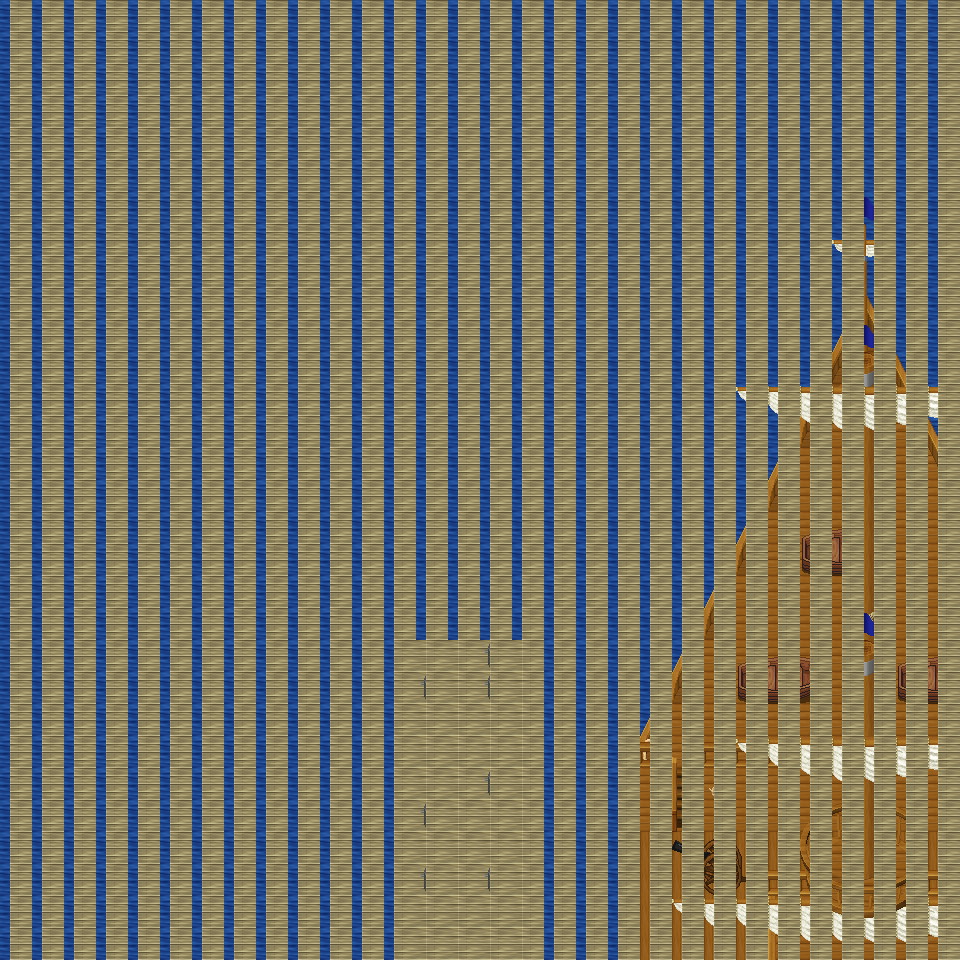

Below is a game level as drawn by its tile map, then a one-line description and the .tmx that defines it (tile-layer data replaced by summaries):
An orthogonal 30x30 tile map with 32x32 px tiles, 6 tile layers (Ground, Object, Object2, Above, ...), 10 tilesets.

<map version="1.0" orientation="orthogonal" renderorder="right-down" width="30" height="30" tilewidth="32" tileheight="32" nextobjectid="1">
  <tileset firstgid="1" name="tileset_object_boardwalk" tilewidth="32" tileheight="32" tilecount="36" columns="6">
    <image source="../drawable/tileset_object_boardwalk.png" width="192" height="192" />
  </tileset>
  <tileset firstgid="37" name="tileset_item_weapon_cannon" tilewidth="32" tileheight="32" tilecount="12" columns="3">
    <image source="../drawable/tileset_item_weapon_cannon.png" width="96" height="128" />
  </tileset>
  <tileset firstgid="49" name="tileset_logic_collision" tilewidth="32" tileheight="32" tilecount="1" columns="1">
    <image source="../drawable/tileset_logic_collision.png" width="32" height="32" />
  </tileset>
  <tileset firstgid="50" name="tileset_item_banners_flag" tilewidth="32" tileheight="32" tilecount="12" columns="3">
    <image source="../drawable/tileset_item_banners_flag.png" width="96" height="128" />
  </tileset>
  <tileset firstgid="62" name="tileset_item_flagpole" tilewidth="32" tileheight="32" tilecount="3" columns="1">
    <image source="../drawable/tileset_item_flagpole.png" width="32" height="96" />
  </tileset>
  <tileset firstgid="65" name="tileset_ground_ground" tilewidth="32" tileheight="32" tilecount="33" columns="3">
    <image source="../drawable/tileset_ground_ground.png" width="96" height="352" />
  </tileset>
  <tileset firstgid="98" name="tileset_item_ropes" tilewidth="32" tileheight="32" tilecount="4" columns="2">
    <image source="../drawable/tileset_item_ropes.png" width="64" height="64" />
  </tileset>
  <tileset firstgid="102" name="tileset_object_row_boat" tilewidth="32" tileheight="32" tilecount="30" columns="6">
    <image source="../drawable/tileset_object_row_boat.png" width="192" height="160" />
  </tileset>
  <tileset firstgid="132" name="tileset_object_ship" tilewidth="32" tileheight="32" tilecount="368" columns="16">
    <image source="../drawable/tileset_object_ship.png" width="512" height="736" />
  </tileset>
  <tileset firstgid="500" name="tileset_building_stairs_wooden_ns" tilewidth="32" tileheight="32" tilecount="105" columns="7">
    <image source="../drawable/tileset_building_stairs_wooden_ns.png" width="224" height="480" />
  </tileset>
  <layer name="Ground" width="30" height="30">
    <data>[900 cells, 900 non-empty, 3 distinct tile ids]</data>
  </layer>
  <layer name="Object" width="30" height="30">
    <data>[900 cells, 199 non-empty, 30 distinct tile ids]</data>
  </layer>
  <layer name="Object2" width="30" height="30">
    <data>[900 cells, 36 non-empty, 16 distinct tile ids]</data>
  </layer>
  <layer name="Above" width="30" height="30">
    <data>[900 cells, 55 non-empty, 23 distinct tile ids]</data>
  </layer>
  <layer name="Above2" width="30" height="30">
    <data>[900 cells, 63 non-empty, 35 distinct tile ids]</data>
  </layer>
  <layer name="Walkable" width="30" height="30">
    <data>[900 cells, 900 non-empty, 1 distinct tile ids]</data>
  </layer>
  <objectgroup name="MapEvents" />
</map>
